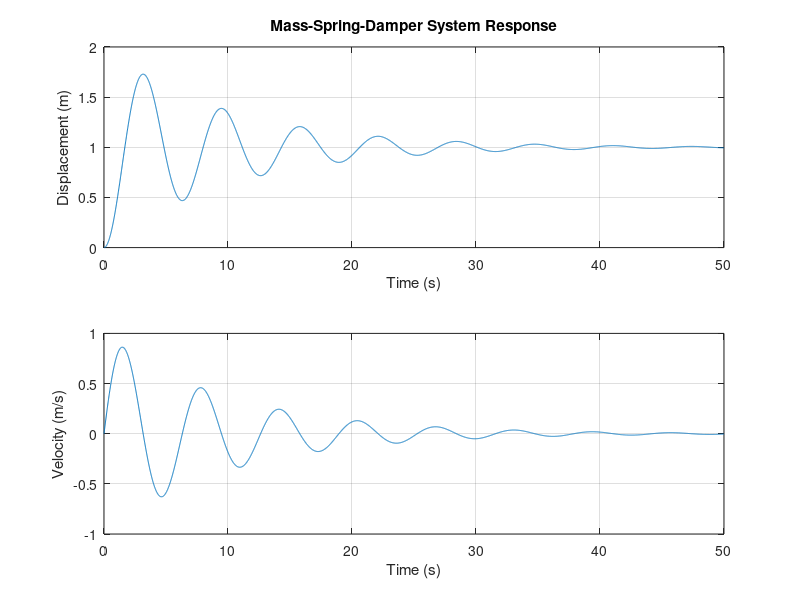

Source code (MATLAB):
% Parameters
M = 1;     % Mass
k = 1;     % Spring constant
b = 0.2;   % Damping coefficient

% State space representation
A = [0 1; -k/M -b/M];
B = [0; 1/M];
C = [1 0];
D = 0;

% Time vector
t = 0:0.01:50;  % 10 seconds simulation with time step of 0.01 seconds

% Input force (u)
u = ones(size(t));  % Step input of 1 N

% Initial conditions
x0 = [0; 0];  % Initial displacement and velocity

% Simulate the system
sys = ss(A, B, C, D);
[y, t, x] = lsim(sys, u, t, x0);

% Plot results
figure;
subplot(2,1,1);
plot(t, x(:,1));
title('Mass-Spring-Damper System Response');
xlabel('Time (s)');
ylabel('Displacement (m)');
grid on;

subplot(2,1,2);
plot(t, x(:,2));
xlabel('Time (s)');
ylabel('Velocity (m/s)');
grid on;

% Display state-space matrices
disp('State-space representation:');
disp('A = '); disp(A);
disp('B = '); disp(B);
disp('C = '); disp(C);
disp('D = '); disp(D);
